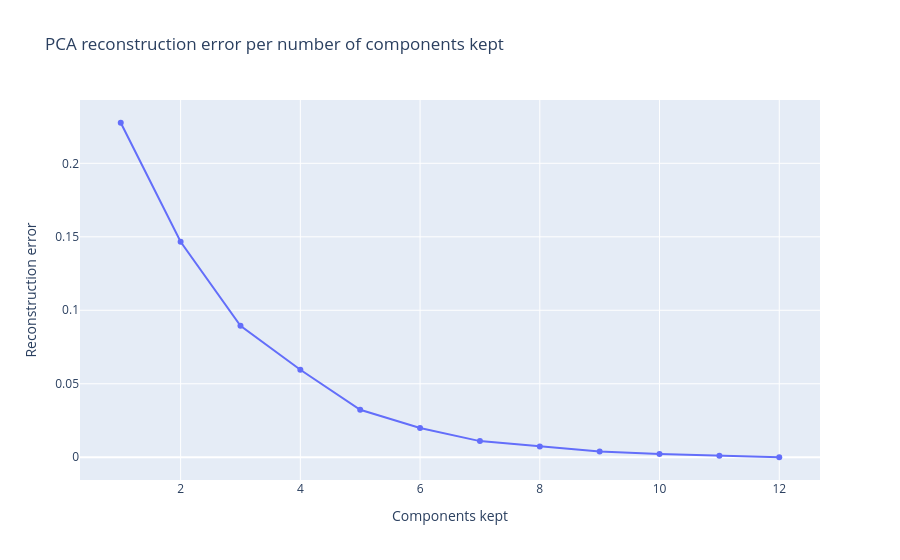

Here is the notebook cell this chart was saved with:
### Code cell
reconstruction_errors = kairo.compute_pca_reconstruction_errors(std_features, pca)
reconstruction_plot = kairo.plot_pca_reconstruction_errors(reconstruction_errors)
reconstruction_plot.show()

### Figure 1 — Plotly figure (JSON) as saved in the notebook; plotly's stock layout.template omitted (floating-point values rounded to 4 significant figures)
{"data": [{"hovertemplate": "Components kept=%{x}<br>Reconstruction error=%{y}<extra></extra>", "legendgroup": "", "line": {"color": "#636efa", "dash": "solid"}, "marker": {"symbol": "circle"}, "mode": "lines+markers", "name": "", "orientation": "v", "showlegend": false, "type": "scatter", "x": [1, 2, 3, 4, 5, 6, 7, 8, 9, 10, 11, 12], "xaxis": "x", "y": [0.2276, 0.1466, 0.08942, 0.05956, 0.03233, 0.01989, 0.01098, 0.00731, 0.003876, 0.00222, 0.0009959, 0.0], "yaxis": "y"}], "layout": {"legend": {"tracegroupgap": 0}, "title": {"text": "PCA reconstruction error per number of components kept"}, "xaxis": {"anchor": "y", "domain": [0, 1], "title": {"text": "Components kept"}}, "yaxis": {"anchor": "x", "domain": [0, 1], "title": {"text": "Reconstruction error"}}}}
